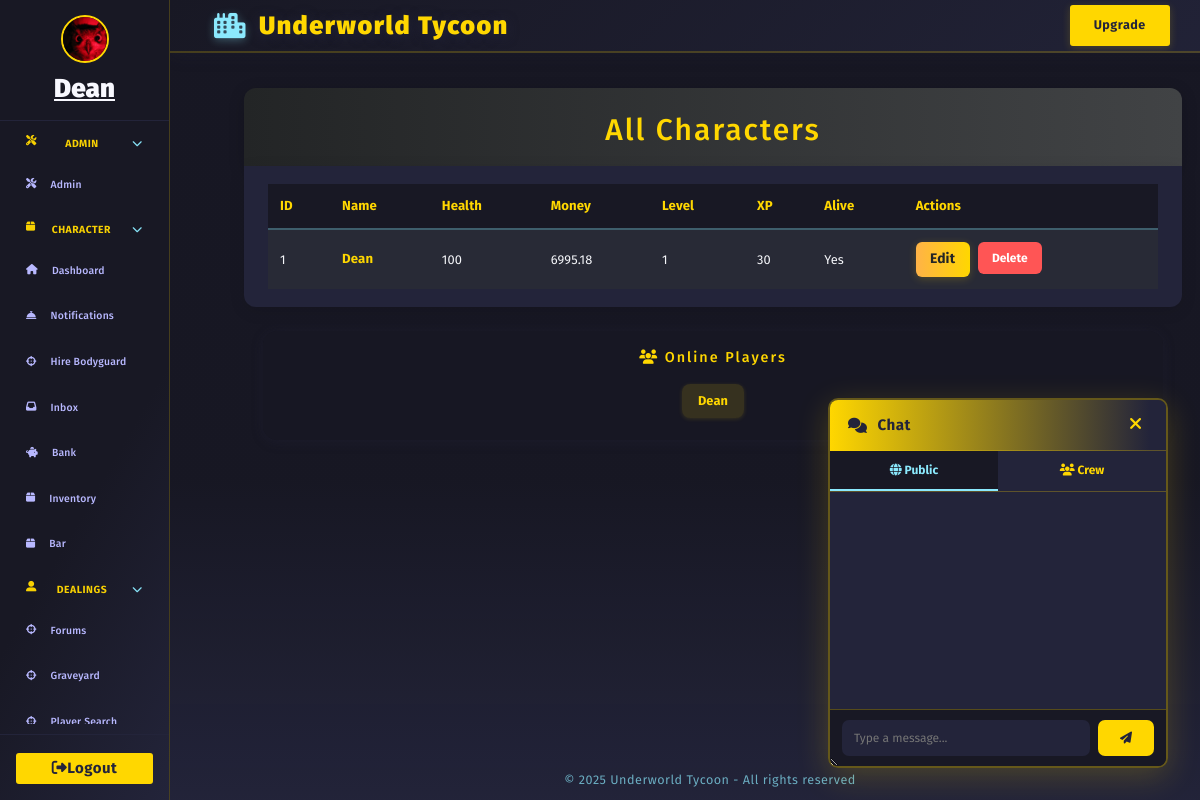
/admin/characters (signed in), run on the app's committed database.
### models/character.py (models this page shows, shortened)
class Character(db.Model):
    __tablename__ = 'character'
    id = db.Column(db.Integer, primary_key=True)
    user_id = db.Column(db.Integer, db.ForeignKey('user.id'), nullable=True)
    user = db.relationship('User', backref=db.backref('linked_character', overlaps="linked_characters"), foreign_keys=[user_id], overlaps="linked_characters")
    name = db.Column(db.String(64), unique=True, nullable=False)
    bodyguards = db.Column(db.Integer, default=0)
    date_created = db.Column(db.DateTime, nullable=True, default=datetime.utcnow)
    health = db.Column(db.Integer, default=100)
    money = db.Column(db.Integer, default=250)
    level = db.Column(db.Integer, default=1)
    xp = db.Column(db.Integer, default=0)
    last_crime_time = db.Column(db.DateTime, nullable=True)
    last_travel_time = db.Column(db.DateTime, nullable=True)
    city = db.Column(db.String(64), default="New York")
    gun_id = db.Column(db.Integer, db.ForeignKey('shop_item.id'))
    gun = db.relationship('ShopItem', foreign_keys=[gun_id])
    in_jail = db.Column(db.Boolean, default=False)
    jail_until = db.Column(db.DateTime, nullable=True)
    bar_timer = db.Column(db.DateTime, nullable=True)
    bar_cooldown = db.Column(db.DateTime, nullable=True)  # New field for bar cooldown
    crime_group_id = db.Column(db.Integer, db.ForeignKey('organized_crime.id'))
    crime_group = db.relationship("OrganizedCrime", back_populates="members", foreign_keys=[crime_group_id])
    master_id = db.Column(db.Integer, db.ForeignKey('user.id'))
    equipped_gun_id = db.Column(db.Integer, db.ForeignKey('gun.id'), nullable=True)
    equipped_gun = db.relationship('Gun', foreign_keys=[equipped_gun_id])
    earn_streak = db.Column(db.Integer, default=0)
    last_earned = db.Column(db.DateTime, nullable=True)
    is_alive = db.Column(db.Boolean, default=True)
    profile_image = db.Column(db.String(255), nullable=True)
    crew_id = db.Column(db.Integer, db.ForeignKey('crew.id'))
    linked_user = db.relationship('User', foreign_keys=[user_id], overlaps="linked_character,linked_characters,user")
    crew = db.relationship('Crew', backref='characters')
    bio = db.Column(db.Text, default="")
    bodyguard_names = db.Column(db.Text, default="[]")  # Store as JSON list of names
    steal_cooldown = db.Column(db.DateTime, nullable=True)

### models/admin.py (the view)
@admin_bp.route('/characters')
@limiter.limit("20 per minute")
@admin_required
def admin_characters():
    character = Character.query.filter_by(master_id=current_user.id).first()
    characters = Character.query.order_by(Character.id.desc()).all()
    return render_template('admin/characters.html', characters=characters, character=character)

### templates/admin/characters.html (shortened to what this page needs)
{% extends "base.html" %}
{% block content %}
<div class="characters-header">
    <h1>All Characters</h1>
</div>
<div class="characters-list">
    <table class="characters-table">
        <tr>
            <th>ID</th>
            <th>Name</th>
            <th>Health</th>
            <th>Money</th>
            <th>Level</th>
            <th>XP</th>
            <th>Alive</th>
            <th>Actions</th>
        </tr>
        {% for char in characters %}
        <tr>
            <td>{{ char.id }}</td>
            <td><span class="character-link">{{ char.name }}</span></td>
            <td>{{ char.health }}</td>
            <td>{{ char.money }}</td>
            <td>{{ char.level }}</td>
            <td>{{ char.xp }}</td>
            <td>{{ 'Yes' if char.is_alive else 'No' }}</td>
            <td>
                <div class="character-actions">
                    <a href="{{ url_for('admin.admin_edit_character', char_id=char.id) }}" class="btn btn-primary">Edit</a>
                    <form action="{{ url_for('admin.admin_delete_character', char_id=char.id) }}" method="post" style="display:inline;">
                        <button type="submit" class="btn btn-danger" onclick="return confirm('Delete this character?');">Delete</button>
                    </form>
                </div>
            </td>
        </tr>
        {% endfor %}
    </table>
</div>
{% endblock %}

### templates/base.html (shortened to what this page needs)
<!DOCTYPE html>
<html lang="en">
<head>
  <link rel="stylesheet" href="https://cdn.jsdelivr.net/npm/bootstrap@4.6.2/dist/css/bootstrap.min.css">
  <link rel="stylesheet" href="https://cdnjs.cloudflare.com/ajax/libs/font-awesome/6.4.2/css/all.min.css">
</head>
<body style="background: #181824; color: #f5f6fa;" class="fade-in">
  <div class="layout-root fade-in" style="position:relative; z-index:1; min-height:100vh;">
    {% block sidebar %}
    {% set hide_sidebar = request.endpoint in ['login', 'register'] %}
    {% if not hide_sidebar %}
    <div class="sidebar" id="sidebar" style="z-index:300; position:fixed; left:0; top:0; height:100vh;">
      {% if current_user.is_authenticated %}
        <div class="sidebar-user">
          {% set character = current_character %}
          {% if character and character.profile_image %}
            <img
              src="{{ url_for('static', filename=character.profile_image) if not character.profile_image.startswith('http') else character.profile_image }}"
              class="crew-avatar"
              alt="avatar"
              style="width:48px;height:48px;border-radius:50%;margin-bottom:6px;border:2px solid #ffd700;object-fit:cover;"
            >
          {% else %}
            <i id="char-name" class="fas fa-user-circle"></i>
          {% endif %}
          {% if character %}
            <a href="{{ url_for('profile_by_id', char_id=character.id) }}" style="color:inherit; text-decoration: underline;">
              <strong>{{ character.name }}</strong>
            </a>
          {% else %}
            <span><strong>No character</strong></span>
          {% endif %}
        </div>
      {% endif %}
      <div class="sidebar-nav" style="width:100%;height:100%;overflow-y:auto;">
        {% if current_user.is_authenticated and current_user.is_admin %}
        <div class="sidebar-category">
          <div class="sidebar-category-title collapsible" onclick="toggleSidebarCategory(this)">
            <i class="fas fa-tools"></i>&nbsp;Admin
            <span class="collapse-arrow"><i class="fas fa-chevron-down"></i></span>
          </div>
          <div class="sidebar-subnav" style="display:flex;flex-direction:column;">
            <a href="{{ url_for('admin.admin_dashboard') }}" class="{% if request.endpoint == 'admin.index' %}active{% endif %}">
              <i class="fas fa-tools"></i> <span>Admin</span>
            </a>
          </div>
        </div>
        {% endif %}
        {% if current_character.in_jail == 0 %}
        <div class="sidebar-category">
          <div class="sidebar-category-title collapsible" onclick="toggleSidebarCategory(this)">
            <i class="fas fa-box"> </i>&nbsp;Character
            <span class="collapse-arrow"><i class="fas fa-chevron-down"></i></span>
          </div>
          <div class="sidebar-subnav" style="display:flex;flex-direction:column;">
            <a href="{{ url_for('dashboard') }}" class="{% if request.endpoint == 'dashboard' %}active{% endif %}">
              <i class="fas fa-home"></i> <span>Dashboard</span>
            </a>
            <a href="{{ url_for('notifications') }}" class="{% if request.endpoint == 'notifications' %}active{% endif %}">
              <i class="fas fa-concierge-bell"></i> <span>Notifications</span>
            </a>
            <a href="{{ url_for('hire_bodyguard') }}" class="{% if request.endpoint == 'hire_bodyguard' %}active{% endif %}">
              <i class="fas fa-crosshairs"></i> <span>Hire Bodyguard</span>
            </a>
            <a href="{{ url_for('inbox') }}" class="{% if request.endpoint == 'inbox' %}active{% endif %}">
              <i class="fas fa-inbox"></i> <span>Inbox</span>
            </a>
            <a href="{{ url_for('bank') }}" class="{% if request.endpoint == 'bank' %}active{% endif %}">
              <i class="fas fa-piggy-bank"></i> <span>Bank</span>
            </a>
            <a href="{{ url_for('inventory') }}" class="{% if request.endpoint == 'inventory' %}active{% endif %}">
              <i class="fas fa-box"></i> <span>Inventory</span>
            </a>
            <a href="{{ url_for('send_beer') }}" class="{% if request.endpoint == 'send_beer' %}active{% endif %}">
              <i class="fas fa-box"></i> <span>Bar</span>
            </a>
          </div>
        </div>
        {% endif %}
        {% if current_character.in_jail == 0 %}
        <div class="sidebar-category">
          <div class="sidebar-category-title collapsible" onclick="toggleSidebarCategory(this)">
            <i class="fas fa-user-alt"></i>&nbsp;Dealings
            <span class="collapse-arrow"><i class="fas fa-chevron-down"></i></span>
          </div>
          <div class="sidebar-subnav">
            <a href="{{ url_for('forums') }}" class="{% if request.endpoint == 'forums' %}active{% endif %}">
              <i class="fas fa-crosshairs"></i> <span>Forums</span>
            </a>
            <a href="{{ url_for('graveyard') }}" class="{% if request.endpoint == 'graveyard' %}active{% endif %}">
              <i class="fas fa-crosshairs"></i> <span>Graveyard</span>
            </a>
            <a href="{{ url_for('player_search') }}" class="{% if request.endpoint == 'player_search' %}active{% endif %}">
              <i class="fas fa-crosshairs"></i> <span>Player Search</span>
            </a>
          </div>
        </div>
        {% endif %}
      </div>
      <div class="sidebar-footer">
        {% if current_user.is_authenticated %}
        <a href="{{ url_for('logout') }}" class="btn"><i id="fas-fa" class="fas fa-sign-out-alt"></i><span>Logout</span> </a>
        {% endif %}
      </div>
    </div>
    {% endif %}
    {% set main_area_style = 'min-height:100vh;' + (' margin-left:220px;' if not hide_sidebar else '') %}
    {% if not hide_sidebar %}
      {% set topbar_style = 'position:fixed; top:0; z-index:100; left: 170px; width: calc(100vw - 170px);' %}
    {% else %}
      {% set topbar_style = 'position:fixed; top:0; z-index:100; left:0; width:100vw;' %}
    {% endif %}
    <div class="main-area" style="{{ main_area_style }}">
      <header class="topbar" style="{{ topbar_style }}">
        <span class="topbar-title">
          <i class="fas fa-city"></i> <a href="/"> {%block topbar_title %}Underworld Tycoon{% endblock %}</a>
        </span>
        <div class="topbar-actions">
          {% block topbar_actions %}
          {% if current_user.is_authenticated and not current_user.premium %}
          <form action="{{ url_for('upgrade') }}" method="post" class="d-inline">
            {{ upgrade_form.submit(class_="btn") }}
          </form>
          {% elif current_user.is_authenticated and current_user.premium %}
          <span class="badge">
            <i class="fas fa-crown"></i> Premium
          </span>
          {% endif %}
          {% endblock %}
        </div>
      </header>
      <main class="content-area" style="margin-top:70px;">
        {% block content %}{% endblock %}
  <link rel="stylesheet" href="https://cdn.jsdelivr.net/npm/github-markdown-css@5.5.1/github-markdown.min.css">
{% if current_user.is_authenticated %}
  <div class="online-card-container" style="margin-top: 24px; justify-content: center;">
    <div class="online-card" style="flex-direction: column; max-width: 900px; background: rgba(24,24,36,0.92); box-shadow: 0 2px 12px #23243a55; border-radius: 14px; padding: 18px 24px;">
      <div class="online-card-header" style="margin-bottom: 10px; text-align: center;">
        <h1 style="font-size:1.2rem; color:#ffd700; margin:0 0 8px 0;"><i class="fas fa-users"></i> Online Players</h1>
      </div>
      <div style="display: flex; flex-wrap: wrap; gap: 12px; align-items: center; justify-content: center;">
        <span style="background: #ffd70022; color: #ffd700; font-weight: 700; border-radius: 8px; padding: 7px 16px; margin-bottom: 4px; box-shadow: 0 1px 4px #ffd70022;">{{ character.name }}</span>
      </div>
    </div>
  </div>
{% endif %}
      </main>
      <footer>
        &copy; {{ current_year if current_year else "2025" }} Underworld Tycoon - All rights reserved
      </footer>
    </div>
    {% if current_user.is_authenticated %}
    <div id="floating-chat">
      <div class="chat-header">
        <span class="chat-title"><i class="fas fa-comments"></i> Chat</span>
        <button type="button" class="chat-close" onclick="toggleChat()" title="Close chat">
          <i class="fas fa-times"></i>
        </button>
      </div>
      <div class="chat-tabs">
        <button type="button" id="tab-public" class="chat-tab active-tab" onclick="switchTab('public')">
          <i class="fas fa-globe"></i> Public
        </button>
        <button type="button" id="tab-crew" class="chat-tab" onclick="switchTab('crew')">
          <i class="fas fa-users"></i> Crew
        </button>
      </div>
      <div id="chat-messages" class="chat-messages"></div>
      <form id="chat-form" method="POST" autocomplete="off">
        {{ chat_form.message(id="chat-input", maxlength=250, placeholder="Type a message...") }}
        <button type="submit" id="chat-submit"><i class="fas fa-paper-plane"></i></button>
      </form>
    </div>
    {% endif %}
  </div>
</body>
</html>
{% endblock %}

### data on the page
Character: profile_image (picture), name "Dean", id "1", health "100", money "6995.18", level "1", xp "30", is_alive "Yes"

### other printed values
{{ current_year if current_year else "2025" }} "2025"
